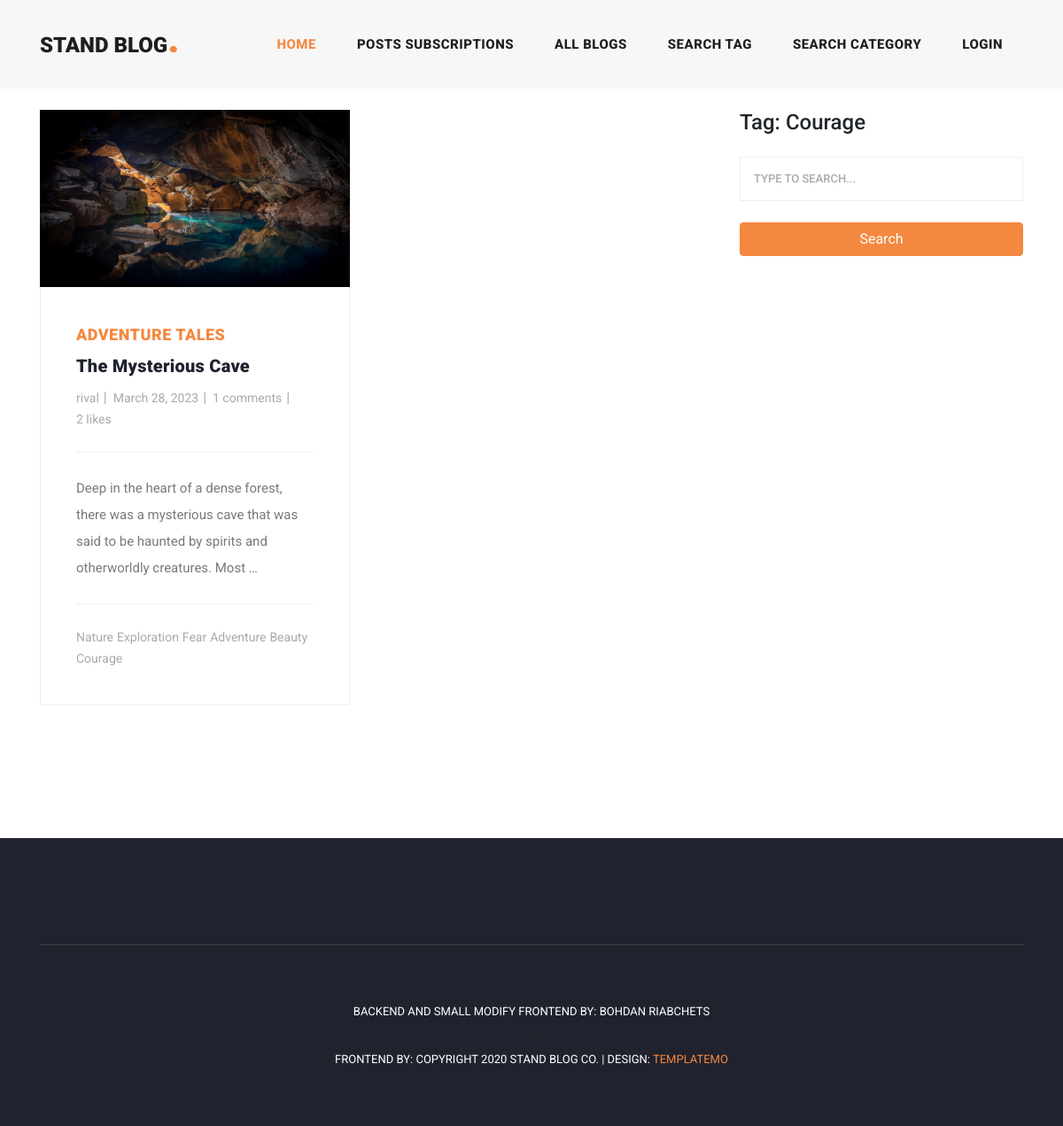
/tag-detail/66, run on the app's committed database.
### blog/models.py (models this page shows, shortened)
class Blog(models.Model):
    author = models.ForeignKey(User, on_delete=models.CASCADE)
    title = models.CharField(max_length=200)
    text = models.TextField()
    created_at = models.DateField(auto_now_add=True)
    updated_at = models.DateTimeField(null=True, blank=True)
    image = models.ImageField(default='blog-post-01.jpg', upload_to='blog_avatars')
    def get_absolute_url(self):
        return reverse('blog-detail', args=[str(self.id)])

class Categories(models.Model):
    blog = models.ManyToManyField(Blog, related_name='category')
    category = models.CharField(max_length=150)
    def __str__(self):
        return self.category

class Tag(models.Model):
    blog = models.ManyToManyField(Blog, related_name='tag')
    tag = models.CharField(max_length=150)
    def __str__(self):
        return self.tag

### blog/views.py (the view)
# urls.py: path('tag-detail/<int:pk>', views.BlogTagDetailView.as_view(), name='blog-tag-detail'),
class BlogTagDetailView(generic.DetailView):
    model = Tag
    template_name = 'blog/blog_tag_detail.html'
    context_object_name = 'tag'
    def get_context_data(self, **kwargs):
        context = super().get_context_data(**kwargs)
        context['blog_tags'] = Blog.objects.filter(tag=self.object)
        query = self.request.GET.get('q')
        if query:
            context['blog_tags'] = context['blog_tags'].filter(
                Q(title__icontains=query) | Q(author__username__icontains=query))
            context['q'] = query
        return context

### blog/templates/blog/blog_tag_detail.html (shortened to what this page needs)
{% extends 'base.html' %}
{% block content %}
{% load static %}
<div class="main-banner header-text">
</div>
<section class="blog-posts grid-system">
    <div class="container">
        <div class="row">
            <div class="col-lg-8">
                <div class="all-blog-posts">
                    <div class="row">
                        {% for blog in blog_tags %}
                        <div class="col-lg-6">
                            <div class="blog-post">
                                {% if blog.image %}
                                <div class="blog-thumb">
                                    <img src="{{ blog.image.url }}" alt="">
                                </div>
                                {% endif %}
                                <div class="down-content">
                                    <span><a href="{% url 'blog-category-detail' blog.category.last.pk %}">{{ blog.category.last }}</a></span>
                                    <a href="{{ blog.get_absolute_url }}"><h4>{{ blog.title }}</h4></a>
                                    <ul class="post-info">
                                        <li><a href="{% url 'author-view' blog.author.pk %}">{{ blog.author }}</a></li>
                                        <li><a>{{ blog.created_at }}</a></li>
                                        <li><a>{{ blog.comments.count }} comments</a></li>
                                        <li><a href="{% url 'blog-likes' blog.pk %}">{{ blog.likes.count }} likes</a>
                                        </li>
                                    </ul>
                                    <p>{{ blog.text | truncatewords:25 }}</p>
                                    <div class="post-options">
                                        <div class="row">
                                            <div class="col-lg-12">
                                                <ul class="post-tags">
                                                    {% for tag in blog.tag.all %}
                                                    <li><a href="{% url 'blog-tag-detail' tag.pk %}">{{ tag }}</a></li>
                                                    {% endfor %}
                                                </ul>
                                            </div>
                                        </div>
                                    </div>
                                </div>
                            </div>
                        </div>
                        {% empty %}
                        <div class="center">
                            <p>No blogs with this search</p>
                        </div>
                        {% endfor %}
                    </div>
                </div>
            </div>
            <div class="col-lg-4">
                <div class="sidebar">
                    <div class="row">
                        <div class="col-lg-12">
                            <div class="sidebar-item search">
                                <h4>Tag: {{ tag }}</h4>
                                <br>
                                <form id="search_form" name="gs" method="GET">
                                    <input type="text" name="q" id="q" class="searchText"
                                           placeholder="type to search..."
                                           autocomplete="on"
                                           value="{{ q }}">
                                    <button type="submit" class="btn btn-primary full-width">Search</button>
                                </form>
                            </div>
                        </div>
                    </div>
                </div>
            </div>
        </div>
    </div>
</section>
{% endblock %}

### static/css/templatemo-stand-blog.css (style rules this page uses)
body { font-family: 'Roboto', sans-serif; overflow-x: hidden; text-rendering: optimizeLegibility; -webkit-font-smoothing: antialiased; -moz-osx-font-smoothing: grayscale; }
p { margin-bottom: 0px; font-size: 15px; font-weight: 400; color: #7a7a7a; line-height: 30px; }
a { text-decoration: none!important; }
ul { padding: 0; margin: 0; list-style: none; }
h1,h2,h3,h4,h5,h6 { margin: 0px; }
.blog-posts { margin-top: 100px; }
.blog-posts .blog-post { margin-bottom: 30px; }
.blog-posts .blog-thumb img { width: 100%; height: 200px; overflow: hidden; }
.blog-posts .down-content { padding: 40px; border-right: 1px solid #eee; border-left: 1px solid #eee; border-bottom: 1px solid #eee; }
.blog-posts .down-content span { font-size: 18px; text-transform: uppercase; letter-spacing: 0.5px; font-weight: 900; color: #f48840; }
.blog-posts .down-content h4 { font-size: 24px; text-transform: capitalize; letter-spacing: 0.5px; font-weight: 900; color: #20232e; margin: 10px 0px 12px 0px; }
.blog-posts .down-content ul.post-info li { display: inline-block; margin-right: 8px; }
.blog-posts .down-content ul.post-info li:after { content: '|'; color: #aaa; margin-left: 8px; }
.blog-posts .down-content h4 { font-size: 20px; letter-spacing: 0.25px; }
.grid-system .down-content ul.post-info li { margin-right: 3px; }
.grid-system .down-content ul.post-info li:after { margin-left: 5px; }
.blog-posts .down-content ul.post-info li:last-child::after { display: none; }
.blog-posts .down-content ul.post-info li a { font-size: 14px; color: #aaa; font-weight: 400; transition: all .3s; }
.blog-posts .down-content p { padding: 25px 0px; margin: 25px 0px; border-top: 1px solid #eee; border-bottom: 1px solid #eee; }
.blog-posts .down-content ul.post-tags li, .blog-posts .down-content ul.post-share li { display: inline-block; }
.blog-posts .down-content ul.post-tags li, .blog-posts .down-content ul.post-share li { color: #aaa; }
.blog-posts .down-content ul.post-tags li a, .blog-posts .down-content ul.post-share li a { font-size: 14px; color: #aaa; font-weight: 400; transition: all .3s; }
.sidebar { margin-left: 30px; }
.sidebar .sidebar-item { margin-top: 50px; }
.sidebar .search { margin-top: 0px; }
.sidebar .search input { width: 100%; height: 50px; border: 1px solid #eee; font-size: 13px; text-transform: uppercase; font-weight: 500; color: #7a7a7a; outline: none; padding: 0px 15px; }
.sidebar .search input::placeholder { color: #aaa; }

### static/css/style.css (style rules this page uses)
form > * { display: block; margin-bottom: 0.5rem; }
form > input[type='submit'], form > button { margin: 1rem 0; }
input[type='text'], input[type='email'], input[type='password'], textarea { border-radius: 0.3px; width: 100%; padding: 0.25rem 0.75rem; }
.full-width { width: 100%; }

### data on the page
Blog: image (picture), category.last "ADVENTURE TALES", title "The Mysterious Cave", author "rival", created_at "March 28, 2023", comments.count "1", likes.count "2", text "Deep in the heart of a dense forest, there was a mysterious cave that was said to be haunted by spirits and otherworldly creatures. Most …"
Tag: tag "Nature"
Tag: tag "Exploration"
Tag: tag "Fear"
Tag: tag "Adventure"
Tag: tag "Beauty"
Tag: tag "Courage"
